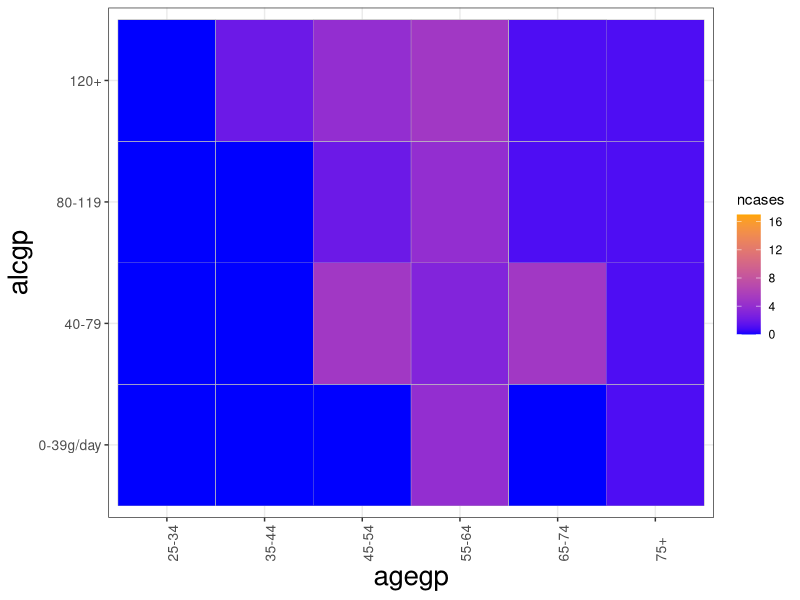

Here is the R script that generated this plot:
# Set-UP ------------------------------------------------------------------
require(RColorBrewer)
require(ggplot2)
data("esoph")

# tileplotRL -----------------------------------------------------------
tileplotRL = function(){
  list(
    geom_tile(color="grey"),
    theme_bw(),
    theme(axis.text.x = element_text(size = 10, face = 'plain', angle = 90, hjust = 0),
          axis.text.y = element_text(size = 10, face = 'plain'),
          axis.title = element_text(size = 20, face = 'plain'),
          plot.title = element_text(size = 20, face = 'plain')),
          scale_fill_gradient(low = "blue", high = "orange")
  )
}

# Testing -----------------------------------------------------------------
ggplot(esoph, aes(x=agegp, y=alcgp, fill = ncases)) + 
  tileplotRL()
